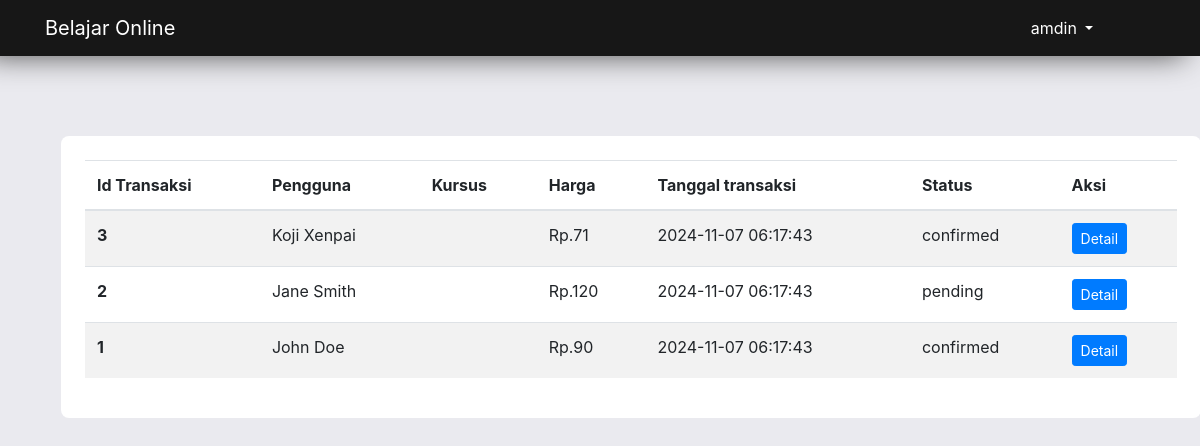
The app's page /admin/transactions.php (signed in), older data.
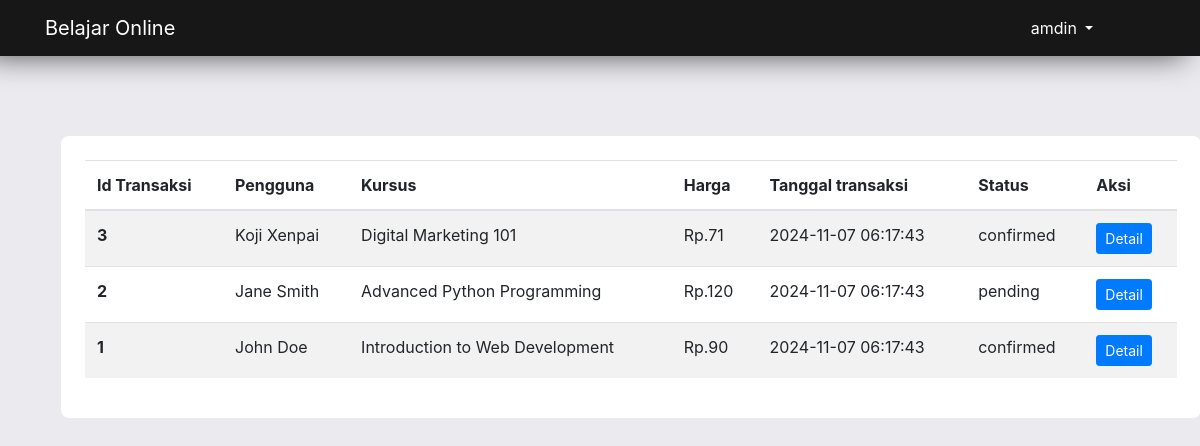
The same page, newer data.
### tables this page shows
CREATE TABLE purchases (
    id INT AUTO_INCREMENT PRIMARY KEY,
    user_id INT NOT NULL,
    course_id INT NOT NULL,
    status ENUM('pending', 'confirmed', 'canceled') DEFAULT 'pending',
    voucher_code VARCHAR(50) NULL,
    total_price DECIMAL(10, 2),
    bank VARCHAR(200),
    bank_account_name VARCHAR(200),
    bank_account_number VARCHAR(200),
    payment_proof VARCHAR(255) NULL,
    created_at TIMESTAMP DEFAULT CURRENT_TIMESTAMP,
    updated_at TIMESTAMP DEFAULT CURRENT_TIMESTAMP ON UPDATE CURRENT_TIMESTAMP,
    FOREIGN KEY (user_id) REFERENCES users(id) ON DELETE CASCADE,
    FOREIGN KEY (course_id) REFERENCES courses(id) ON DELETE CASCADE
);

CREATE TABLE users (
    id INT AUTO_INCREMENT PRIMARY KEY,
    name VARCHAR(255) NOT NULL,
    email VARCHAR(255) UNIQUE NOT NULL,
    password VARCHAR(255) NOT NULL,
    avatar VARCHAR(255),
    bio TEXT,
    created_at TIMESTAMP DEFAULT CURRENT_TIMESTAMP,
    updated_at TIMESTAMP DEFAULT CURRENT_TIMESTAMP ON UPDATE CURRENT_TIMESTAMP
);

CREATE TABLE courses (
    id INT AUTO_INCREMENT PRIMARY KEY,
    title VARCHAR(255) NOT NULL,
    thumbnail VARCHAR(255) NOT NULL,
    description TEXT,
    price DECIMAL(10, 2) NOT NULL,
    status ENUM('draft', 'publish') DEFAULT 'draft',   
    created_at TIMESTAMP DEFAULT CURRENT_TIMESTAMP,
    updated_at TIMESTAMP DEFAULT CURRENT_TIMESTAMP ON UPDATE CURRENT_TIMESTAMP
);

### admin/transactions.php (the view, shortened to what this page needs)
<?php
include "../app/init.php";
$sql = mysqli_query($con, "
    SELECT
        purchases.id,
        purchases.status,
        purchases.voucher_code,
        purchases.total_price,
        purchases.bank,
        purchases.bank_account_name,
        purchases.bank_account_number,
        purchases.payment_proof,
        purchases.created_at,
        purchases.updated_at,
        users.id AS user_id,
        users.name AS user_name,
        users.email AS user_email,
        courses.id AS course_id,
        courses.title AS course_title
    FROM
        purchases
    JOIN
        users ON purchases.user_id = users.id
    JOIN
        courses ON purchases.course_id = courses.id
    ORDER BY
        purchases.id DESC
");
?>
<!DOCTYPE html>
<html lang="en">
<head>
    <link rel="stylesheet" href="../assets/css/bootstrap.min.css">
    <link rel="stylesheet" href="../assets/css/all.min.css">
</head>
<body>
    <nav class="position-fixed navbar navbar-expand-lg navbar-dark">
        <div class="container ">
            <a class="navbar-brand mr-5" href="./index.php">
                Belajar Online
            </a>
            <div class="collapse navbar-collapse" id="navbarNav">
                <ul class="navbar-nav text-uppercase mx-auto col-10">
                </ul>
                <div class="nav-item dropdown col-lg-3 col-md-6 ">
                    <a class="nav-link dropdown-toggle user cart text-white" href="#" id="navbarDropdown" role="button" data-toggle="dropdown" aria-haspopup="true" aria-expanded="false">
                        <?php
                        if (!isset($_SESSION['name'])) {
                            echo "user";
                        } else {
                            echo 'amdin';
                        }
                        ?>
                    </a>
                </div>
            </div>
        </div>
    </nav>
    <br>
    <section class="features pb-5 mt-5 mb-4">
        <div class="container mt-5">
            <div class="col-12 mb-2s  mt-2 p-3 ">
                <div class="main-page container mt-5 p-4 bg-white p-2">
                    <div class="table-responsive-sm">
                        <table class="table table-striped text-nowrap">
                            <thead>
                                <tr>
                                    <th scope="col">Id Transaksi</th>
                                    <th scope="col">Pengguna</th>
                                    <th scope="col">Kursus</th>
                                    <th scope="col">Harga</th>
                                    <th scope="col">Tanggal transaksi</th>
                                    <th scope="col">Status</th>
                                    <th scope="col">Aksi</th>
                                </tr>
                            </thead>
                            <tbody>
                                <?php
                                while ($transaction = mysqli_fetch_assoc($sql)) { ?>
                                    <tr>
                                        <th scope="row"><?= $transaction['id']; ?></th>
                                        <td><?= $transaction['user_name']; ?></td>
                                        <td><?= $transaction['course_title']; ?></td>
                                        <td>Rp.<?= number_format($transaction['total_price'], 0, ',', '.');  ?></td>
                                        <td><?= $transaction['created_at'] ?></td>
                                        <td><?= $transaction['status'] ?></td>
                                        <td><a class="btn btn-sm btn-primary" href="./transaction.php?id=<?= $transaction['id'] ?> ">Detail</a>
                                        </td>
                                    </tr>
                                <?php } ?>
                            </tbody>
                        </table>
                    </div>
                </div>
            </div>
        </div>
    </section>
</body>
</html>

### admin/transactions.php (style rules this page uses)
body { background: #EAEAEF; }
.navbar { background: #171717; position: fixed; left: 0; top: 0; right: 0; margin: auto; z-index: 10; box-shadow: -15px 0px 30px #4e4e4e; }
.nav-item { margin-right: 24px; font-weight: 400; }
.nav-link.user { font-size: 16px; }
.main-page { border-radius: 8px; }
a { text-decoration: none; color: #201f1f; }

Row changes from the older to the newer data that the page shows:
changed through a linked row, purchases "Koji Xenpai": course.title (not shown) → "Digital Marketing 101"
changed through a linked row, purchases "pending": course.title (not shown) → "Advanced Python Programming"
changed through a linked row, purchases "John Doe": course.title (not shown) → "Introduction to Web Development"
